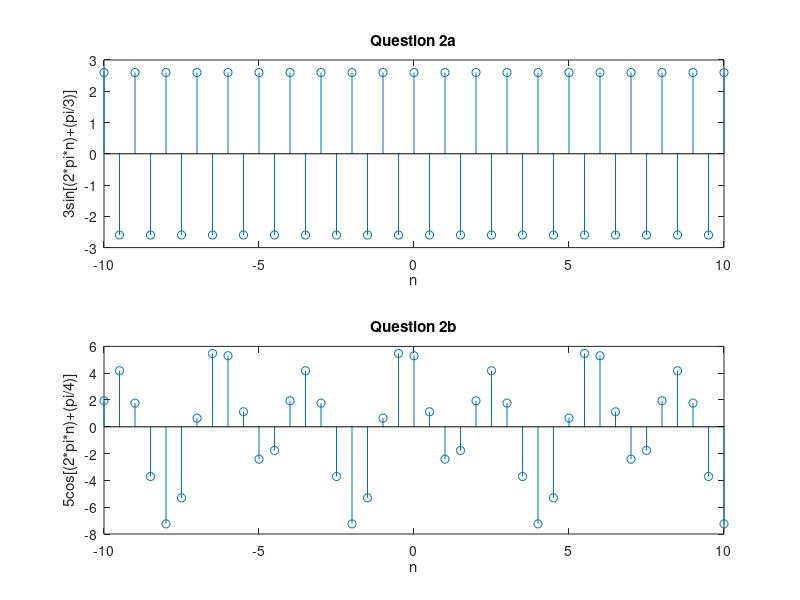

The MATLAB script that drew this image:
x=-10:0.5:10;
y=3*sin((2*pi*x)+(pi/3));
subplot(2,1,1)
stem(x,y);
title('Question 2a');
ylabel('3sin[(2*pi*n)+(pi/3)]');
xlabel('n');

x=-10:0.5:10;
y=5*cos((2*pi*x/3)+(pi/4))+2.5*sin((pi*x/3)+(pi/4));
subplot(2,1,2)
stem(x,y);
title('Question 2b');
ylabel('5cos[(2*pi*n)+(pi/4)]');
xlabel('n');
